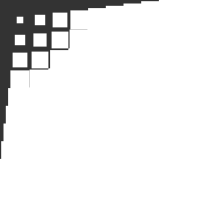
Frame 1 (no input)
Frame 60 (the mouse pressed at the canvas centre just before this capture): identical to frame 1, image omitted
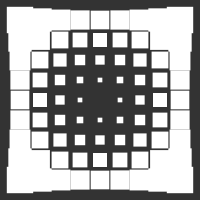
Frame 120 (the mouse held since frame 60 and released just before this capture)

The Processing sketch that drew these frames (run headless with seeded random() and noise(); from frame 60 on, the mouse is pressed at the canvas centre):

// Processing sketch: Distance2D
// ── Distance2D.pde
/**
 * Distance 2D. 
 *
 * Move the mouse across the image to obscure and reveal the matrix.  
 * Measures the distance from the mouse to each square and sets the
 * size proportionally. 
 * 
 * Updated 21 August 2002
 */
 
float max_distance;

void setup() {
  size(200, 200); 
  rectMode(CENTER);  
  noStroke();
  max_distance = dist(0, 0, width, height);
}

void draw() 
{
  background(51);

  for(int i=20; i<width; i+=20) {
    for(int j=20; j<width; j+=20) {
      float size = dist(mouseX, mouseY, i, j);
      size = size/max_distance * 66;
      rect(i, j, size, size);
    }
  }
}
